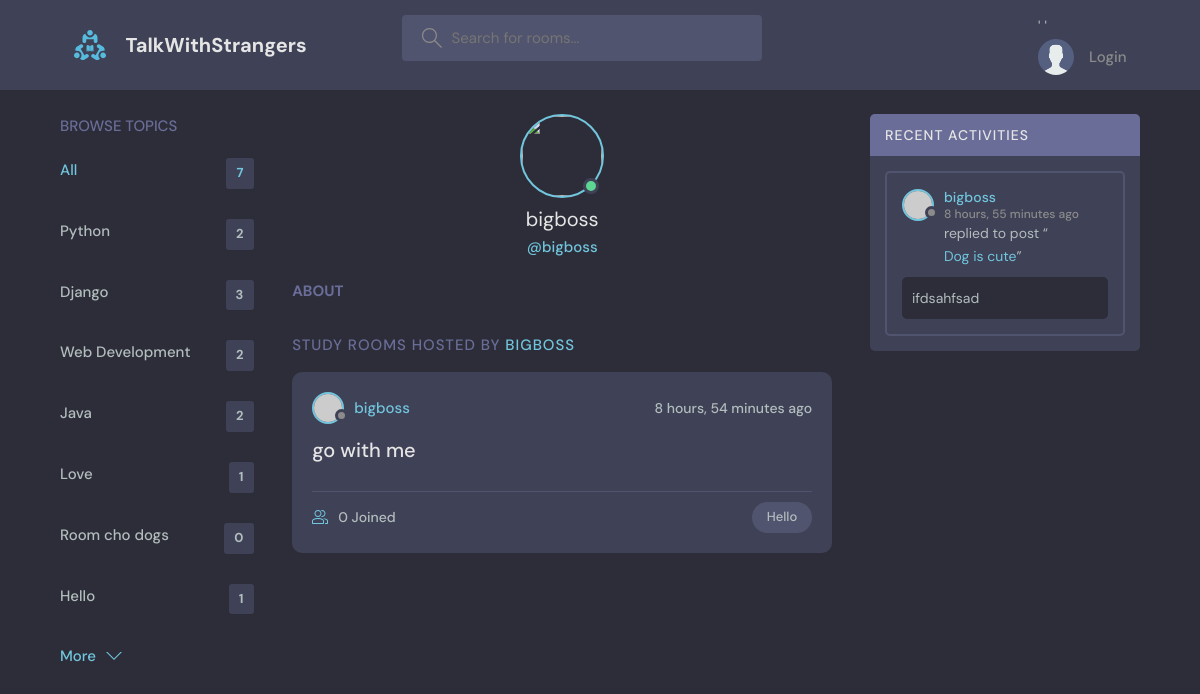
Screenshot of /profile/5/ with the database file from the repository.
### base/models.py (models this page shows, shortened)
class Topic(models.Model):
    name = models.CharField(max_length=200)

class Room(models.Model):
    host = models.ForeignKey(User, on_delete=models.SET_NULL, null=True)
    topic = models.ForeignKey(Topic, on_delete=models.SET_NULL, null=True)
    name = models.CharField(max_length=200)
    description = models.TextField(null=True, blank=True)
    participants = models.ManyToManyField(User, related_name='participants', blank=True)
    updated = models.DateTimeField(auto_now=True)
    created = models.DateTimeField(auto_now_add=True)
    class Meta:
        ordering = ['-updated', '-created']
    def __str__(self):
        return self.name

class Message(models.Model):
    user = models.ForeignKey(User, on_delete=models.CASCADE)
    room = models.ForeignKey(Room, on_delete=models.CASCADE)
    body = models.TextField()
    updated = models.DateTimeField(auto_now=True)
    created = models.DateTimeField(auto_now_add=True)
    class Meta:
        ordering = ['-updated', '-created']

### base/views.py (the view)
# urls.py: path('profile/<str:pk>/', views.userProfile, name='user-profile'),
def userProfile(request, pk):
    user = User.objects.get(id=pk)
    rooms = user.room_set.all()
    room_messages = user.message_set.all()
    topics = Topic.objects.all()
    context = {'user': user, 'rooms': rooms , 'room_messages': room_messages, 'topics': topics}
    return render(request, 'base/profile.html', context)

### base/templates/base/profile.html (shortened to what this page needs)
{% extends 'main.html' %}
{% block content %}
<main class="profile-page layout layout--3">
  <div class="container">
    {% include 'base/topics_component.html' %}
    <div class="roomList">
      <div class="profile">
        <div class="profile__avatar">
          <div class="avatar avatar--large active">
            <img src="{{user.avatar.url}}" />
          </div>
        </div>
        <div class="profile__info">
          <h3>{{user.username}}</h3>
          <p>@{{user.username}}</p>
        </div>
        <div class="profile__about">
          <h3>About</h3>
        </div>
      </div>
      <div class="roomList__header">
        <div>
          <h2>Study Rooms Hosted by <a>{{user.username}}</a>
          </h2>
        </div>
      </div>
      {% include 'base/feed_component.html' %}
    </div>
    {% include 'base/activity_component.html' %}
  </div>
</main>
{% endblock content %}

### base/templates/base/topics_component.html
<div class="topics">
    <div class="topics__header">
      <h2>Browse Topics</h2>
    </div>
    <ul class="topics__list">
      <li>
        <a href="{% url 'home' %}" class="active">All <span>{{topics.count}}</span></a>
      </li>
      {% for topic in topics %}
      <li>
        <a href="{% url 'home' %}?q={{topic.name}}">{{topic.name}} <span>{{topic.room_set.all.count}}</span></a>
      </li>
      {% endfor %}
    </ul>
    <a class="btn btn--link" href="topics.html">
      More
      <svg version="1.1" xmlns="http://www.w3.org/2000/svg" width="32" height="32" viewBox="0 0 32 32">
        <title>chevron-down</title>
        <path d="M16 21l-13-13h-3l16 16 16-16h-3l-13 13z"></path>
      </svg>
    </a>
  </div>

### base/templates/base/feed_component.html (shortened to what this page needs)
{% for room in rooms %}
<div class="roomListRoom">
    <div class="roomListRoom__header">
      <a href="{% url 'user-profile' room.host.id %}" class="roomListRoom__author">
        <div class="avatar avatar--small">
          <img src="https://randomuser.me/api/portraits/women/11.jpg" />
        </div>
        <span>{{room.host.username}}</span>
      </a>
      <div class="roomListRoom__actions">
        <span>{{room.created|timesince}} ago</span>
      </div>
    </div>
    <div class="roomListRoom__content">
      <a href="{% url 'room' room.id %}">{{room.name}}</a>
    </div>
    <div class="roomListRoom__meta">
      <a href="{% url 'room' room.id %}" class="roomListRoom__joined">
        {{room.participants.all.count}} Joined
      </a>
      <p class="roomListRoom__topic">{{room.topic.name}}</p>
    </div>
  </div>
  {% endfor %}

### base/templates/base/activity_component.html (shortened to what this page needs)
<div class="activities">
    <div class="activities__header">
      <h2>Recent Activities</h2>
    </div>
    {% for message in room_messages %}
    <div class="activities__box">
      <div class="activities__boxHeader roomListRoom__header">
        <a href="{% url 'user-profile' message.user.id %}" class="roomListRoom__author">
          <div class="avatar avatar--small">
            <img src="https://randomuser.me/api/portraits/women/11.jpg" />
          </div>
          <p>
            {{message.user}}
            <span>{{message.created|timesince}} ago</span>
          </p>
        </a>
      </div>
      <div class="activities__boxContent">
          <p>replied to post “<a href="{% url 'room' message.room.id %}">{{message.room}}</a>”</p>
          <div class="activities__boxRoomContent">
              {{message.body}}
          </div>
      </div>
    </div>
    {% endfor %}
  </div>

### rows the page displays
Topic: name "Python", room_set.all.count "2"
Topic: name "Django", room_set.all.count "3"
Topic: name "Web Development", room_set.all.count "2"
Topic: name "Java", room_set.all.count "2"
Topic: name "Love", room_set.all.count "1"
Topic: name "Room cho dogs", room_set.all.count "0"
Topic: name "Hello", room_set.all.count "1"
Room: host.username "bigboss", created "8 hours, 54 minutes", name "go with me", participants.all.count "0", topic.name "Hello"
Message: user "bigboss", created "8 hours, 55 minutes", room "Dog is cute", body "ifdsahfsad"

### other values shown
{{ topics.count }} "7"
{{ user.username }} "bigboss"
{{ user.username }} "BIGBOSS"
